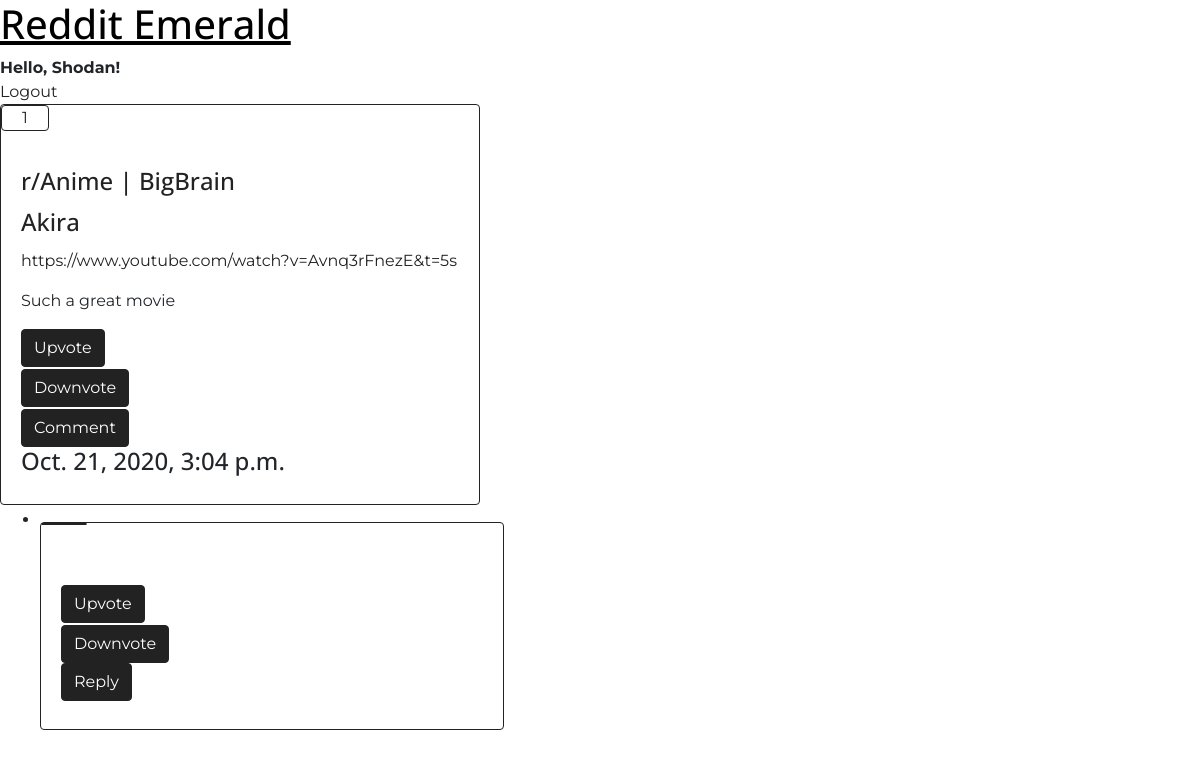
The app's page /post/1/ (signed in) with its own data.
### User/models.py (models this page shows)
class RedditUser(AbstractUser):
    DisplayName = models.CharField(max_length=25, default='self', verbose_name='Name')
    subscriptions = models.ManyToManyField(
        Subreddit,
        related_name='subscriptions',
        blank=True
        )
    subreddits_moderated = models.ManyToManyField(
        Subreddit,
        related_name='subreddits_moderated',
        blank=True
    )

### Post/models.py (models this page shows, shortened)
class RedditPost(models.Model):
    title = models.CharField(max_length=80)
    content = models.TextField(null=True, blank=True)
    url = models.URLField(null=True, blank=True, verbose_name='Optional content url')
    user_posted = models.ForeignKey(
        RedditUser,
        on_delete=models.CASCADE,
        related_name='post_user'
        )
    subreddit_parent = models.ForeignKey(
        Subreddit,
        on_delete=models.CASCADE,
        related_name='subreddit_parent',
        null=True,
        blank=True,
        verbose_name="Under Subreddit"
    )
    votes = models.IntegerField(default=0)
    users_voted = models.ManyToManyField(
        RedditUser,
        blank=True,
        related_name='user_voted'
    )
    dt_time = models.DateTimeField(auto_now_add=True)

### Main/models.py (models this page shows, shortened)
class Subreddit(models.Model):
    name = models.CharField(max_length=80, unique=True)
    def __str__(self):
        return self.name

### Post/views.py (the view)
# urls.py: path('post/<int:post_id>/', pViews.post_detail_view),
def post_detail_view(request, post_id):
    post = RedditPost.objects.get(id=post_id)
    moderators = RedditUser.objects.filter(subreddits_moderated=post.subreddit_parent.id)
    comments = Comment.objects.filter(on_post=post_id)
    return render(request, 'post_detail.html',{
        'post': post,
        'comments': comments,
        'moderators': moderators
    })

### Post/templates/post_detail.html (shortened to what this page needs)
{% load static %}
<link rel="stylesheet" type="text/css" href="{% static 'Main/style.css' %}">
<h1><a href="/r/all/"> Reddit Emerald </a></h1>
<div>
{% if user.is_authenticated %}
    <b>Hello, {{ user }}!</b>
    <br>
    <a href="/accounts/logout/">Logout</a>
{% else %}
    <a href="/accounts/login/">Login</a>
{% endif %}
</div>
<div class="card border-primary">
    <p class="card header border-primary" id="vote-score">{{ post.votes }}</p>
<div class="card-body d-flex flex-column align-items-start">
    <h4 class="card-title text-primary"><a href="/r/{{ post.subreddit_parent }}/"> r/{{ post.subreddit_parent }} </a>
        | <a href="/u/{{ post.user_posted }}/"> {{ post.user_posted }} </a>
    </h4>
    <h4 class="card-title text-primary"><a href="/post/{{ post.id }}/"> {{ post.title }}</a></h4>
    {% if post.url %}
    <p class="card-text"><a href={{post.url}}>{{ post.url }}</a></p>
    {% endif %}
    <p class="card-text">{{ post.content }}</p>
	<a href="/upvote/post/{{ post.id }}/" class="btn btn-primary mt-auto">Upvote</a>
    <br>
    <a href="/downvote/post/{{ post.id }}/" class="btn btn-primary mt-auto">Downvote</a>
	<br>
    <a href="/comment/{{ post.id }}/top_level/{{ post.id }}/" class="btn btn-primary mt-auto">Comment</a>
    <h4>{{post.dt_time}}</h4>
</div>
</div>
{% load mptt_tags %}
<ul>
{% recursetree comments %}
    <li>
    <div class="card border-primary">
        <p class="card header border-primary" id="vote-score">{{ node.votes }}</p>
        <div class="card-body d-flex flex-column align-items-start">
            <a href="/upvote/comment/{{ node.id }}/" class="btn btn-primary mt-auto">Upvote</a>
            <br>
            <a href="/downvote/comment/{{ node.id }}/" class="btn btn-primary mt-auto">Downvote</a>
            <a href="/comment/{{ post.id }}/reply/{{ node.id }}/" class="btn btn-primary mt-auto">Reply</a>
            </div>
    </div>
    </li>
{% endrecursetree %}
</ul>

### records on screen
RedditUser: username "Shodan"
RedditPost: votes "1", subreddit_parent "Anime", user_posted "BigBrain", title "Akira", url "https://www.youtube.com/watch?v=Avnq3rFnezE&t=5s", content "Such a great movie", dt_time "Oct. 21, 2020, 3:04 p.m."
